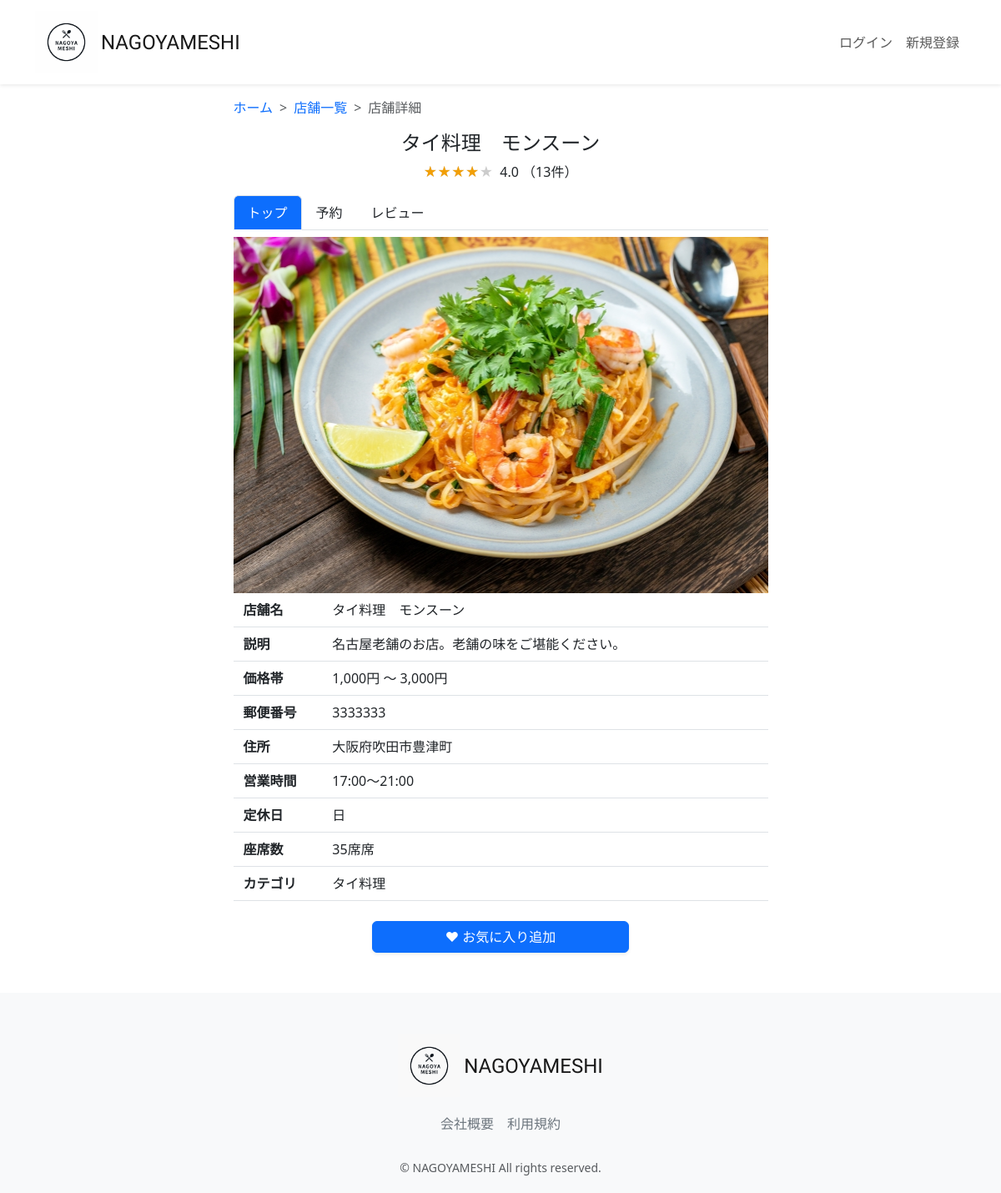
The app's page /restaurant-detail/17/, older data.
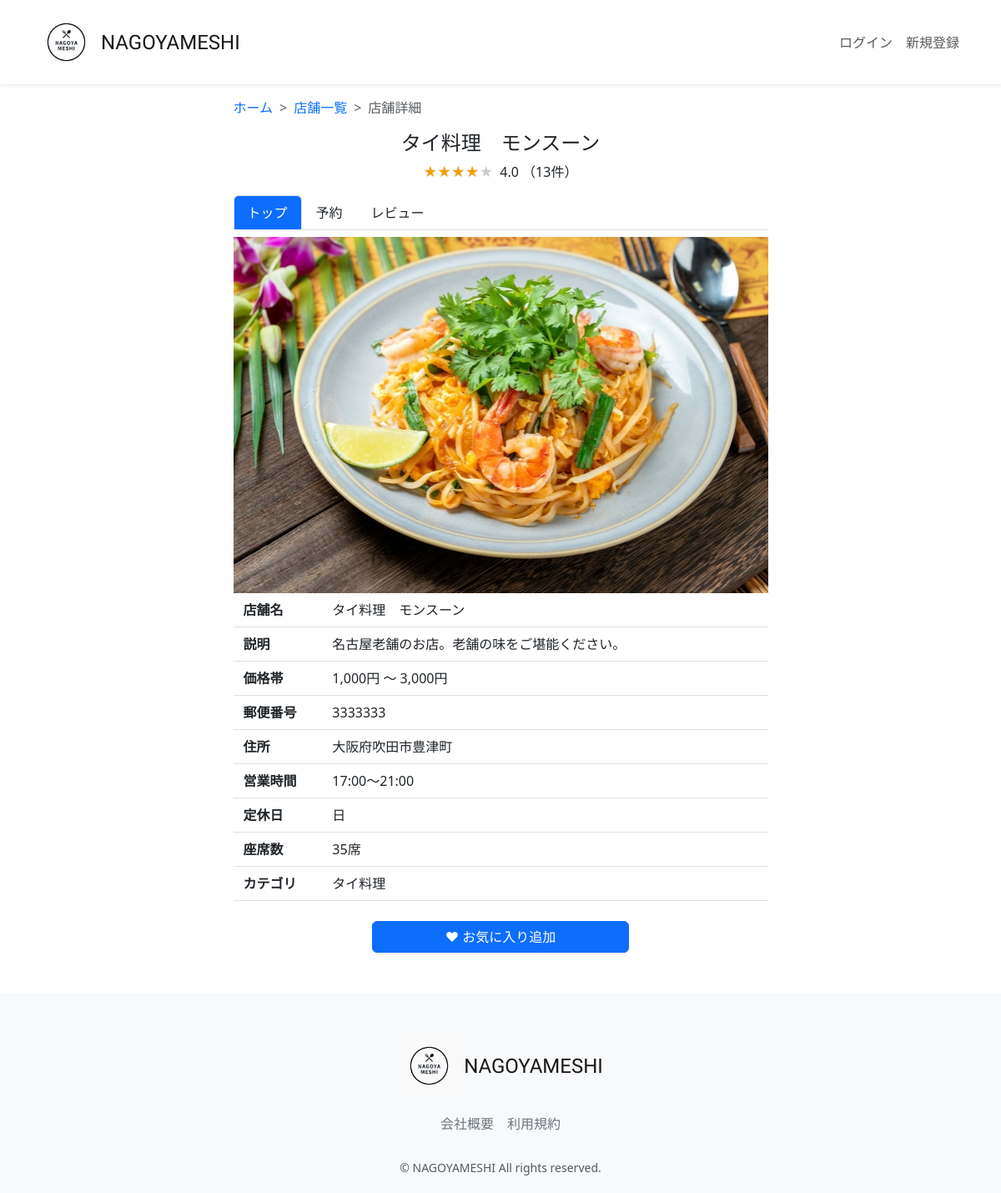
The same page, newer data.
### restaurant/models.py (models this page shows, shortened)
class Restaurant(models.Model):
    name = models.CharField(verbose_name='店舗名', max_length=64)
    description = models.CharField(verbose_name='説明', max_length=128)
    price_min = models.IntegerField(verbose_name="最低金額", default=1000)
    price_max = models.IntegerField(verbose_name="最高金額", default=5000)
    zip_code = models.CharField(verbose_name='郵便番号', max_length=32)
    address = models.CharField(verbose_name='住所', max_length=128)
    open_time = models.TimeField(verbose_name="開店時間", default="17:00")
    close_time = models.TimeField(verbose_name="閉店時間", default="21:00")
    close_day_of_week = models.PositiveIntegerField(verbose_name='定休日', default=0)
    seats_number = models.PositiveIntegerField(verbose_name='座席数', default=10)
    category = models.ForeignKey(Category, verbose_name='カテゴリー', on_delete=models.PROTECT)
    photo = models.ImageField(verbose_name='写真', blank=True, null=True)
    created_at = models.DateTimeField(verbose_name='作成日時', auto_now_add=True)
    updated_at = models.DateTimeField(verbose_name='更新日時', auto_now=True)
    class Meta:
        verbose_name = 'レストラン'
        verbose_name_plural = 'レストラン'

class Category(models.Model):
    name = models.CharField(verbose_name='カテゴリー名', max_length=64)
    photo = models.ImageField(verbose_name='写真', blank=True, null=True)
    class Meta:
        verbose_name = 'カテゴリー'
        verbose_name_plural = 'カテゴリー'
    def __str__(self):
        return self.name

### restaurant/views.py (the view, shortened to what this page needs)
# urls.py: path("restaurant-detail/<int:pk>/", views.RestaurantDetailView.as_view(), name="restaurant_detail"),
class RestaurantDetailView(generic.DetailView):
    template_name = "restaurant/restaurant_detail.html"
    model = models.Restaurant
    def get_context_data(self, **kwargs):
        user = self.request.user
        pk = self.kwargs['pk']
        context = super().get_context_data(**kwargs)
        restaurant = models.Restaurant.objects.filter(id=pk).first()
        is_favorite = False
        if user.is_authenticated:
            is_favorite = models.Favorite.objects.filter(user=user).filter(
                restaurant=restaurant).exists()
        review_obj = models.Review.objects.filter(restaurant=restaurant).aggregate(Avg('rate'))
        average_rate = review_obj['rate__avg'] if review_obj['rate__avg'] is not None else 0
        rate_count = models.Review.objects.filter(restaurant=restaurant).count()
        context.update({
            'is_favorite': is_favorite,
            'average_rate': average_rate,
            'rate_count': rate_count,
        })
        return context

### restaurant/templatetags/week_filter.py (called while the page is built)
@register.filter
def weekday(val):
    week = ["日", "月", "火", "水", "木", "金", "土"]
    if val >= len(week):
        return ""
    else:
        return week[val]

### restaurant/templates/restaurant/restaurant_detail.html (shortened to what this page needs)
{% extends "layout/base.html" %}
{% load static %}
{% load humanize %}
{% load week_filter %}
{% block content %}
<main>
  <div class="container nagoyameshi-container pb-5">
    <div class="row justify-content-center">
      <div class="col-xxl-6 col-xl-7 col-lg-8 col-md-10">
        <nav class="my-3" style="--bs-breadcrumb-divider: '>';" aria-label="breadcrumb">
          <ol class="breadcrumb mb-0">
            <li class="breadcrumb-item"><a href="{% url 'top_page' %}">ホーム</a></li>
            <li class="breadcrumb-item">
                <a href="{% url 'restaurant_search' %}?keyword=&search_type=keyword">店舗一覧</a>
            </li>
            <li class="breadcrumb-item active" aria-current="page">店舗詳細</li>
          </ol>
        </nav>
          <h1 class="mb-2 text-center">{{ object.name }}</h1>
            <p class="text-center">
              <span class="star-rating me-1" data-rate="{{ average_rate|floatformat:0 }}"></span>
                {{ average_rate|floatformat:1 }} （{{ rate_count }}件）
            </p>
              <ul class="nav nav-tabs mb-2">
                <li class="nav-item">
                  <a class="nav-link active bg-primary text-white" aria-current="page" href="{% url 'restaurant_detail' object.id %}">トップ</a>
                </li>
                <li class="nav-item">
                  <a class="nav-link link-dark" href="{% url 'reservation_create' object.id %}">予約</a>
                </li>
                <li class="nav-item">
                  <a class="nav-link link-dark"
                    href="{% url 'review_list' object.id %}">レビュー</a>
                </li>
              </ul>
              <div class="mb-2">
                {% if object.photo %}
                  <img src="{{ object.photo.url }}" class="w-100">
                    {% endif %}
              </div>
                <div class="container">
                  <div class="row pb-2 mb-2 border-bottom">
                    <div class="col-2">
                      <span class="fw-bold">店舗名</span>
                    </div>
                      <div class="col">
                        <span>{{ object.name }}</span>
                      </div>
                  </div>
                  <div class="row pb-2 mb-2 border-bottom">
                    <div class="col-2">
                      <span class="fw-bold">説明</span>
                    </div>
                    <div class="col">
                      <span>{{ object.description }}</span>
                    </div>
                    </div>
                      <div class="row pb-2 mb-2 border-bottom">
                        <div class="col-2">
                          <span class="fw-bold">価格帯</span>
                        </div>
                          <div class="col">
                            <span>{{ object.price_min | intcomma }}円 〜 {{ object.price_max | intcomma }}円 </span>
                          </div>
                        </div>
                          <div class="row pb-2 mb-2 border-bottom">
                            <div class="col-2">
                              <span class="fw-bold">郵便番号</span>
                            </div>
                          <div class="col">
                            <span>{{ object.zip_code }}</span>
                          </div>
                        </div>
                          <div class="row pb-2 mb-2 border-bottom">
                            <div class="col-2">
                              <span class="fw-bold">住所</span>
                            </div>
                            <div class="col">
                              <span>{{ object.address }}</span>
                            </div>
                          </div>
                            <div class="row pb-2 mb-2 border-bottom">
                              <div class="col-2">
                                <span class="fw-bold">営業時間</span>
                              </div>
                                <div class="col">
                                  <span>{{ object.open_time }}〜{{ object.close_time }}</span>
                                </div>
                            </div>
                            <div class="row pb-2 mb-2 border-bottom">
                              <div class="col-2">
                                <span class="fw-bold">定休日</span>
                              </div>
                              <div class="col d-flex">
                                <div>
                                  {{ object.close_day_of_week | weekday }}
                                </div>
                              </div>
                            </div>
                            <div class="row pb-2 mb-2 border-bottom">
                              <div class="col-2">
                                <span class="fw-bold">座席数</span>
                              </div>
                                <div class="col">
                                  <span>{{ object.seats_number }}席</span>
                                </div>
                            </div>
                            <div class="row pb-2 mb-4 border-bottom">
                              <div class="col-2">
                                <span class="fw-bold">カテゴリ</span>
                              </div>
                                <div class="col d-flex">
                                 <div>
                                   {{ object.category }}
                                  </div>
                              </div>
                            </div>
                            <form method="POST" enctype="multipart/form-data" class="text-center">
                              {% if is_favorite %}
                              <button type="submit" class="btn btn-outline-primary shadow-sm w-50 remove-favorite-button">
                              ♥ お気に入り解除
                              </button>
                              {% else %}
                              <button type="submit" class="btn btn-primary text-white shadow-sm w-50">
                              ♥ お気に入り追加
                              </button>
                              {% endif %}
                            </form>
           </div>
        </div>
     </div>
  </div>
</main>
{% endblock %}

### restaurant/templates/layout/base.html (shortened to what this page needs)
{% load static %}
<!DOCTYPE html>
<html lang="ja">
  <head>
      <link href="https://cdn.jsdelivr.net/npm/bootstrap@5.3.3/dist/css/bootstrap.min.css" rel="stylesheet">
      <link href="{% static 'css/nagoyameshi.css' %}" rel="stylesheet">
  </head>
  <body>
    <div id="app" class="wrapper">
      <nav class="navbar navbar-expand-md navbar-light bg-white shadow-sm">
        <div class="container nagoyameshi-container">
          <a class="navbar-brand app-name" href="{% url 'top_page' %}">
            <div class="d-flex align-items-center">
            <img class="nagoyameshi-logo me-1" src="{% static 'images/logo/logo.png' %}" alt="nagoyameshi">NAGOYAMESHI</div>
          </a>
          <div class="collapse navbar-collapse" id="navbarSupportedContent">
            <ul class="navbar-nav ms-auto">
              {% if user.is_subscribed %}
                <li class="nav-item dropdown">
                  <a id="navbarDropdown" class="nav-linkdropdown-toggle" href="#" role="button" data-bs-toggle="dropdown" aria-haspopup="true" aria-expanded="false" v-pre>{{ user.user_name }}</a>
                  <div class="dropdown-menu dropdown-menu-end" aria-labelledby="navbarDropdown">
                    <a class="dropdown-item" href="{% url 'user_detail' user.id %}">会員情報</a>
                    <a class="dropdown-item" href="{% url 'reservation_list' %}">予約一覧</a>
                    <a class="dropdown-item" href="{% url 'favorite_list' %}">お気に入り一覧</a>
                    <a class="dropdown-item" href="{% url 'subscribe_cancel' %}">有料プラン解約</a>
                      {% if user.is_staff %}
                        <a class ="dropdown-item"  href="{% url 'user_list' %}">サイト管理</a>
                      {% endif %}
                    <div class="dropdown-divider"></div>
                    <a class="dropdown-item" href="{% url 'account_logout' %}">ログアウト</a>
                  </div>
                </li>
              {% else %}
                {% if user.is_authenticated %}
                  <li class="nav-item dropdown">
                    <a id="navbarDropdown" class="nav-linkdropdown-toggle" href="#" role="button" data-bs-toggle="dropdown" aria-haspopup="true" aria-expanded="false" v-pre>{{ user.user_name }}</a>
                    <div class="dropdown-menu dropdown-menu-end" aria-labelledby="navbarDropdown">
                      <a class="dropdown-item" href="{% url 'user_detail' user.id %}">会員情報</a>
                      <a class="dropdown-item" href="{% url 'subscribe_register' %}">有料プラン登録</a>
                      {% if user.is_staff %}
                        <a class ="dropdown-item"  href="{% url 'user_list' %}">サイト管理</a>
                      {% endif %}
                      <div class="dropdown-divider"></div>
                      <a class="dropdown-item" href="{% url 'account_logout' %}">ログアウト</a>
                    </div>
                 </li>
                {% else %}
                  <li class="nav-item">
                    <a class="nav-link" href="{% url 'account_login' %}">ログイン</a>
                  </li>
                  <li class="nav-item">
                    <a class="nav-link" href="{% url 'account_signup' %}">新規登録</a>
                  </li>
                {% endif %}
              {% endif %}
            </ul>
          </div>
        </div>
      </nav>
    {% block content %}
    {% endblock %}
      <footer class="bg-light">
        <div class="d-flex justify-content-center footer-logo">
            <a class="navbar-brand app-name" href="{% url 'top_page' %}">
              <div class="d-flex align-items-center"><img class="nagoyameshi-logo me-1" src="{% static 'images/logo/footer_logo.png' %}" alt="nagoyameshi">NAGOYAMESHI</div>
            </a>
        </div>
        <div class="d-flex justify-content-center footer-link">
          <a href="{% url 'company_page' %}" class="link-secondary me-3">会社概要</a>
          <a href="{% url 'terms_page' %}" class="link-secondary">利用規約</a>
        </div>
        <p class="text-center text-muted small mb-0">&copy; NAGOYAMESHI All rights reserved.</p>
      </footer>
      </div>
  </body>
</html>

### static/css/nagoyameshi.css (style rules this page uses)
.wrapper { min-height: 100vh; position: relative; padding-bottom: 240px; box-sizing: border-box; }
.nagoyameshi-logo { height: 75px; }
.bg-light { background-color: rgb(0 0 0 / 60%); }
.app-name { font-family: 'Carter One', cursive; font-size: 24px; color: #191919; }
footer { width: 100%; height: 240px; position: absolute; bottom: 0; padding: 50px 15px; }
.footer-logo { margin-bottom: 20px; }
.footer-link { margin-bottom: 30px; }
h1 { font-size: 1.5rem; }
a { text-decoration: none !important; }
.star-rating { position: relative; z-index: 0; display: inline-block; white-space: nowrap; color: #CCCCCC; }
.star-rating:before, .star-rating:after { content: '★★★★★'; }
.star-rating:after { position: absolute; z-index: 1; top: 0; left: 0; overflow: hidden; white-space: nowrap; color: #F29F05; }
.star-rating[data-rate="4"]:after { width: 80%; }

Row changes from the older to the newer data that the page shows:
changed Restaurant "タイ料理 モンスーン": seats_number "35席" → "35"
